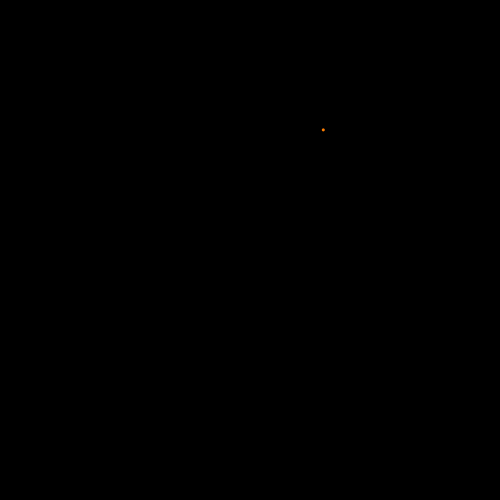
Frame 1 (no input)
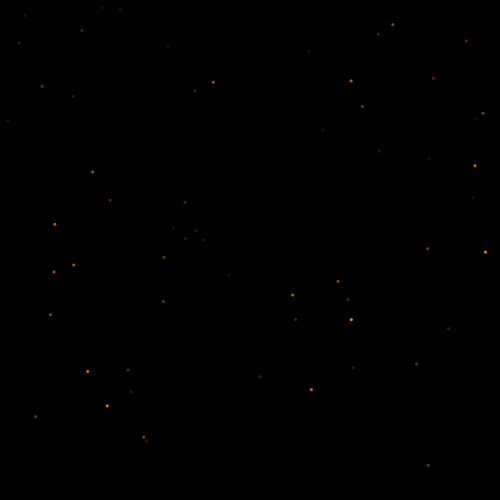
Frame 60 (the mouse pressed at the canvas centre just before this capture)
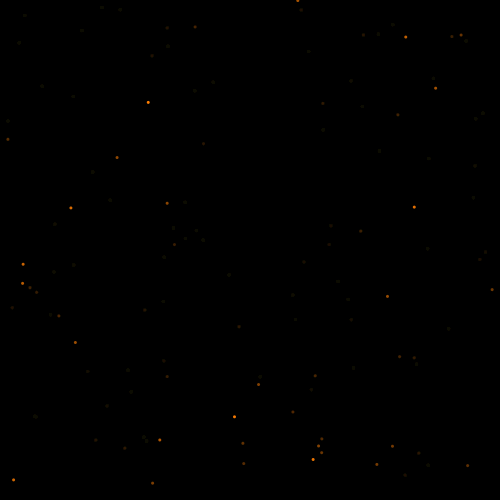
Frame 120 (the mouse held since frame 60 and released just before this capture)

The Processing sketch that drew these frames (run headless with seeded random() and noise(); from frame 60 on, the mouse is pressed at the canvas centre):

// Processing sketch: night_stars
// ── night_stars.pde
void setup() {
  size(500,500);
  background(0);
  noStroke();
}

void draw() {
  //background(0);
  fill(0, 10);
  rect(0, 0, width, height);
  
  fill(255,126,2);
  ellipse(random(width), random(height), 3, 3);
}
